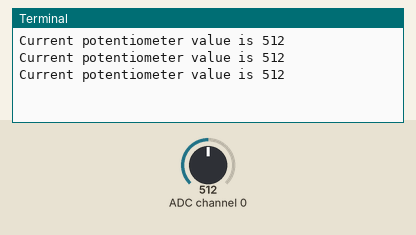
The program below on a simulated Raspberry Pi (BCM pin numbers). On the bench: the last lines printed to the terminal. The inputs (shaded band) are chosen by the test bench; at power-on: ADC channel 0 = 512 (analog values on the 0–1023 scale).

Above: at 1.2 s.
1.3 s: ADC channel 0 set to 716
At 1.9 s:
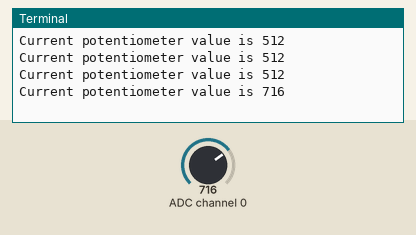
2.8 s: ADC channel 0 set to 900
At 3.4 s:
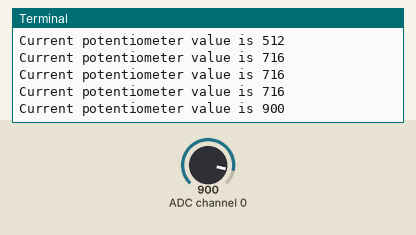
Timing chart, 0 to 5.8 s (numbered marks = the images above; inputs shaded):
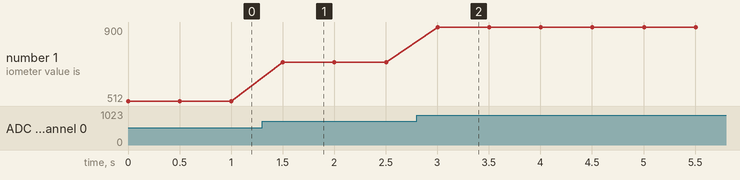

The program:

pot.py
```python
# pot.py - potentiometer with mcp3002
# (c) BotBook.com - Karvinen, Karvinen, Valtokari
import spidev # installation help in book and botbook_mcp3002.py	# <1>
import time

def readPotentiometer():
	spi = spidev.SpiDev()	# <2>
	spi.open(0, 0)	# <3>
	command = [1, 128, 0]	# <4>
	reply = spi.xfer2(command)	# <5>
	#Parse reply 10 bits from 24 bit package
	data = reply[1] & 31	# <6>
	data = data << 6	# <7>
	data = data + (reply[2] >> 2)	# <8>
	spi.close()	# <9>
	return data

def main():
	while True:
		potentiometer = readPotentiometer()	# <10>
		print("Current potentiometer value is %i " % potentiometer)
		time.sleep(0.5)

if __name__ == "__main__":
	main()
```

Measured:
- after the input at 1.3 s, the terminal: prints a new line after 0.20 s (image 1)
- after the input at 2.8 s, the terminal: prints a new line after 0.20 s (image 2)
- plotted number 1: 512 → 716 after the input at 1.3 s, 716 → 900 after the input at 2.8 s
